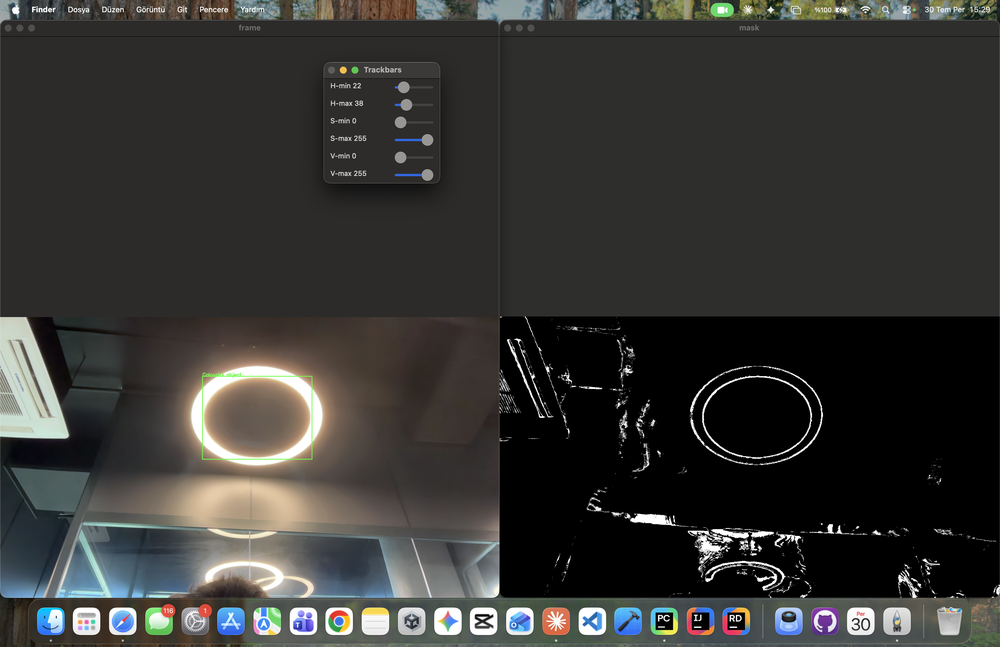
#> input picture task15/colourfulObject.png, 1000 x 647 px, shrunk from 3420 x 2214 before the run, given in place of the camera
$ python main.py
#> lines starting #> are read from the running program, lines starting #| are printed output that depends on the picture; after the words box and inside, x2 and y2 are one past the last pixel; in counts of white or black regions, pixels touching at a corner belong together
import cv2
import numpy as np

capture = cv2.VideoCapture(1)

if not capture.isOpened():
    print("VideoWriter didnt open correctly")
    exit()

cv2.namedWindow("Trackbars")
cv2.createTrackbar("H-min", "Trackbars", 0, 179,lambda x: None)
cv2.createTrackbar("H-max", "Trackbars", 179, 179,lambda x: None)
cv2.createTrackbar("S-min", "Trackbars", 0, 255,lambda x: None)
cv2.createTrackbar("S-max", "Trackbars", 255, 255,lambda x: None)
cv2.createTrackbar("V-min", "Trackbars", 0, 255,lambda x: None)
cv2.createTrackbar("V-max", "Trackbars", 255, 255,lambda x: None)

while capture.isOpened():

    ret, frame = capture.read()
#> frame is the input picture: shape (647, 1000, 3); mean B, G, R 52.4, 54.6, 54.8

    if not ret:
        print("cant receive frame. exiting..")
        break

    frame = cv2.flip(frame, 1)
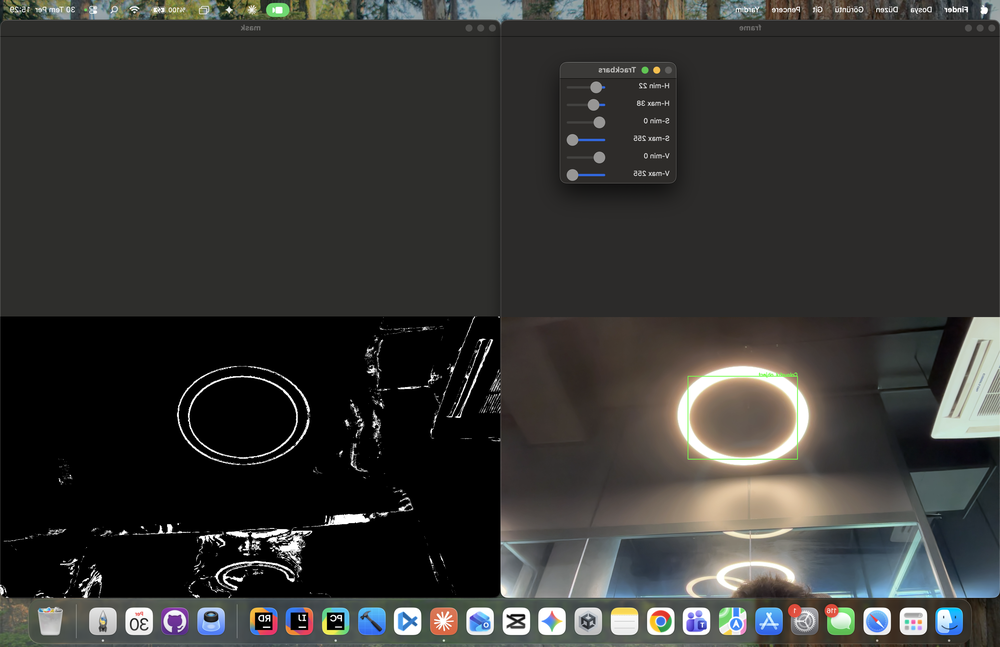
#> frame: shape (647, 1000, 3); mean B, G, R 52.4, 54.6, 54.8
    hsv = cv2.cvtColor(frame, cv2.COLOR_BGR2HSV)
#> hsv: shape (647, 1000, 3); mean H, S, V 25.8, 22.1, 58

    value = cv2.getTrackbarPos("H-min", "Trackbars")
    value2 = cv2.getTrackbarPos("H-max", "Trackbars")
    value3 = cv2.getTrackbarPos("S-min", "Trackbars")
    value4 = cv2.getTrackbarPos("S-max", "Trackbars")
    value5 = cv2.getTrackbarPos("V-min", "Trackbars")
    value6 = cv2.getTrackbarPos("V-max", "Trackbars")

    lower = np.array([value, value3, value5])
    upper = np.array([value2, value4, value6])
    mask = cv2.inRange(hsv, lower, upper)
#> mask: shape (647, 1000); every value is 255


    contours, _ = cv2.findContours(mask, cv2.RETR_EXTERNAL, cv2.CHAIN_APPROX_SIMPLE)
#> contours = [[[0, 0], [0, 646], [999, 646], [999, 0]]]

    if contours:
        largest = max(contours, key=cv2.contourArea)
#> largest = [[0, 0], [0, 646], [999, 646], [999, 0]]

        if cv2.contourArea(largest) > 500:
            x, y, w, h = cv2.boundingRect(largest)
#> x = 0; y = 0; w = 1000; h = 647
            cv2.rectangle(frame, (x,y), (x + w, y + h), (0, 255, 0), 2)
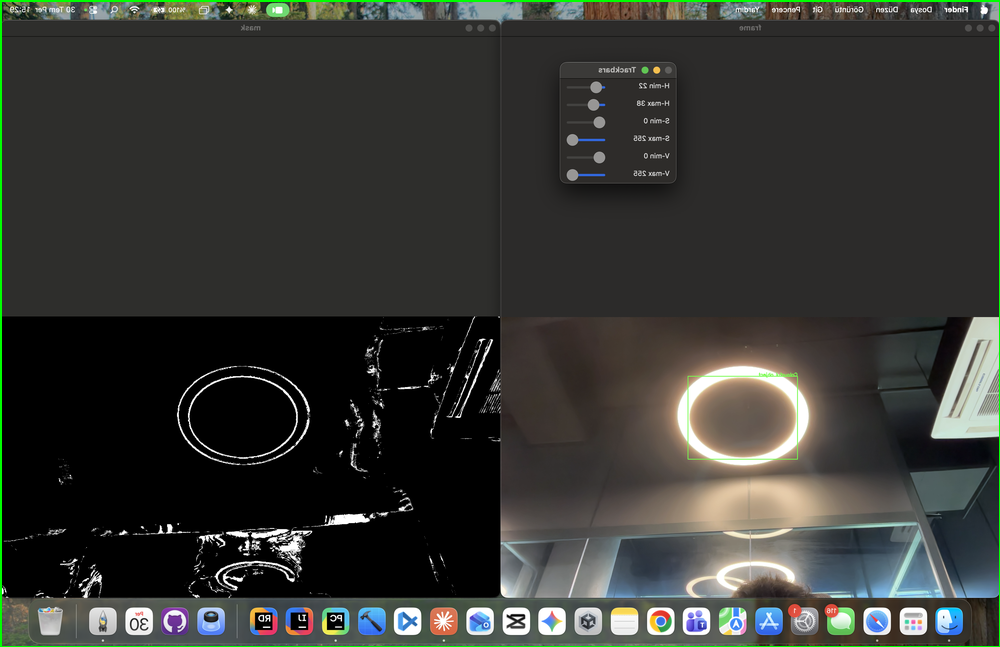
#> frame: shape (647, 1000, 3); 0.76% of pixels changed, all inside (x1, y1, x2, y2) = (0, 0, 1000, 647)
            cv2.putText(frame, "Colourful object", (x, y),
                        cv2.FONT_HERSHEY_SIMPLEX, 0.6, (0,255,0), 2)
#> frame: shape (647, 1000, 3); under 0.01% of pixels changed, all inside (x1, y1, x2, y2) = (115, 2, 121, 6)


    cv2.imshow("frame", frame)
    cv2.imshow("mask", mask)
    if cv2.waitKey(1) & 0xFF == ord("q"):
#> (key q is pressed here)
        break

cv2.destroyAllWindows()
capture.release()
